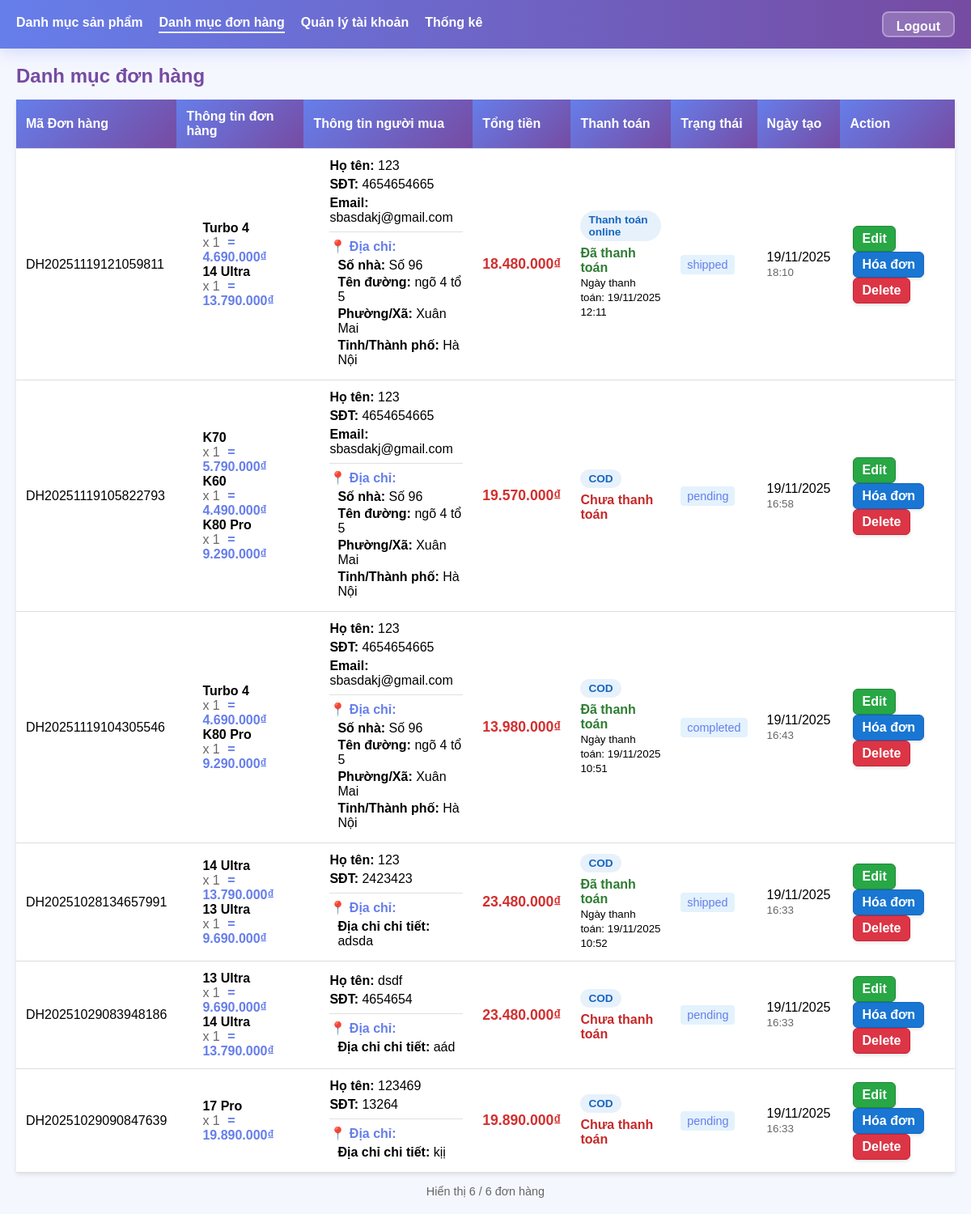
The app's page /admin/don_hang_admin.php with its own data.
### tables this page shows
CREATE TABLE `don_hang` (
  `id` int(11) NOT NULL,
  `khach_hang_id` int(11) DEFAULT NULL,
  `dia_chi_id` int(11) DEFAULT NULL,
  `ma_don_hang` varchar(50) NOT NULL,
  `thong_tin_don_hang` varchar(500) DEFAULT NULL,
  `tong_tien` decimal(12,2) DEFAULT NULL,
  `trang_thai` varchar(50) DEFAULT 'pending',
  `payment_method` varchar(20) DEFAULT 'cod',
  `payment_status` varchar(20) DEFAULT 'unpaid',
  `payment_transaction_id` varchar(100) DEFAULT NULL,
  `paid_at` datetime DEFAULT NULL,
  `payment_response_raw` text DEFAULT NULL,
  `created_at` datetime DEFAULT current_timestamp(),
  `thong_tin_nguoi_mua` varchar(350) DEFAULT NULL
);

CREATE TABLE `don_hang_chi_tiet` (
  `id` int(11) NOT NULL,
  `don_hang_id` int(11) NOT NULL,
  `san_pham_id` int(11) NOT NULL,
  `so_luong` int(11) NOT NULL DEFAULT 1,
  `gia_ban` decimal(12,2) NOT NULL,
  `thanh_tien` decimal(12,2) NOT NULL
);

CREATE TABLE `san_pham` (
  `id` int(11) NOT NULL,
  `ma_san_pham` varchar(30) NOT NULL,
  `ten_san_pham` varchar(100) DEFAULT NULL,
  `gia_san_pham` decimal(12,2) DEFAULT NULL,
  `anh_san_pham` varchar(30) DEFAULT NULL
);

CREATE TABLE `khach_hang` (
  `id` int(11) NOT NULL,
  `user_id` int(11) DEFAULT NULL,
  `ho_ten` varchar(100) NOT NULL,
  `so_dien_thoai` varchar(20) NOT NULL,
  `email` varchar(100) DEFAULT NULL,
  `created_at` datetime DEFAULT current_timestamp()
);

CREATE TABLE `dia_chi` (
  `id` int(11) NOT NULL,
  `khach_hang_id` int(11) NOT NULL,
  `dia_chi_chi_tiet` text DEFAULT NULL COMMENT 'Địa chỉ chi tiết (có thể chứa số nhà và tên đường nếu chưa tách)',
  `so_nha` varchar(50) DEFAULT NULL COMMENT 'Số nhà',
  `ten_duong` varchar(200) DEFAULT NULL COMMENT 'Tên đường/phố',
  `phuong_xa` varchar(100) DEFAULT NULL COMMENT 'Phường/Xã',
  `tinh_thanh` varchar(100) DEFAULT NULL COMMENT 'Tỉnh/Thành phố',
  `mac_dinh` tinyint(1) DEFAULT 0,
  `created_at` datetime DEFAULT current_timestamp()
);

### admin/don_hang_admin.php (the view, shortened to what the rows shown need)
<?php
$page = isset($_GET['page']) ? max(1, intval($_GET['page'])) : 1;
$perPage = 10;
$donHangRepo = new DonHangRepository();
$list_don_hang = $donHangRepo->findAllPaginated($page, $perPage);
 ?>
<!doctype html>
<html lang="en">
<head>
  <link rel="stylesheet" href="../CSS/styles_admin.css">
</head>
<body>
  <div class="container">
    <h2>Danh mục đơn hàng</h2>
  <table id ="list_tables">
    <tr>
      <th>Mã Đơn hàng</th>
      <th>Thông tin đơn hàng</th>
      <th>Thông tin người mua</th>
      <th>Tổng tiền</th>
      <th>Thanh toán</th>
      <th>Trạng thái</th>
      <th>Ngày tạo</th>
      <th>Action</th>
    </tr>
    <?php foreach($list_don_hang as $don_hang):
        $khachHang = $don_hang->getKhachHang();
        $diaChi = $don_hang->getDiaChi();
        $chiTiet = $don_hang->getChiTiet();
        $isOldFormat = empty($chiTiet) && $don_hang->getKhachHangId() === null;
    ?>
    <tr>
      <td><?= htmlspecialchars($don_hang->getMaDonHang()); ?></td>
      <td>
        <?php if ($isOldFormat): ?>
          <div class="old-order-warning">
            <em>⚠ Đơn hàng cũ - Cần migrate</em><br>
            <?php
            $db = Database::getInstance()->getConnection();
            $stmt = $db->prepare("SELECT thong_tin_don_hang FROM don_hang WHERE id = ?");
            $stmt->execute([$don_hang->getId()]);
            $oldData = $stmt->fetch(PDO::FETCH_ASSOC);
            echo $oldData['thong_tin_don_hang'] ?? 'N/A';
            ?>
          </div>
        <?php else: ?>
          <ul class="order-detail-list">
            <?php foreach($chiTiet as $ct):
                $sanPham = $ct->getSanPham();
            ?>
            <li class="order-detail-item">
        <strong><?= htmlspecialchars($sanPham ? $sanPham->getTenSanPham() : 'N/A') ?></strong>
        <span class="order-price">
        <span class="order-qty">x <?= $ct->getSoLuong() ?></span>
        = <?= $ct->getThanhTienFormatted() ?>
          </span>
          </li>
            <?php endforeach; ?>
          </ul>
        <?php endif; ?>
      </td>
      <td>
        <?php if ($isOldFormat): ?>
          <div class="old-order-warning">
            <em>⚠ Cần migrate</em><br>
            <?php
            $stmt = $db->prepare("SELECT thong_tin_nguoi_mua FROM don_hang WHERE id = ?");
            $stmt->execute([$don_hang->getId()]);
            $oldData = $stmt->fetch(PDO::FETCH_ASSOC);
            echo $oldData['thong_tin_nguoi_mua'] ?? 'N/A';
            ?>
          </div>
        <?php else: ?>
          <ul class="order-detail-list">
            <li class="order-detail-item">
              <strong>Họ tên:</strong> <?= htmlspecialchars($khachHang ? $khachHang->getHoTen() : 'N/A') ?>
            </li>
            <li class="order-detail-item">
              <strong>SĐT:</strong> <?= htmlspecialchars($khachHang ? $khachHang->getSoDienThoai() : 'N/A') ?>
            </li>
            <?php if ($khachHang && $khachHang->getEmail()): ?>
            <li class="order-detail-item">
              <strong>Email:</strong> <?= htmlspecialchars($khachHang->getEmail()) ?>
            </li>
            <?php endif; ?>
            <?php if ($diaChi): ?>
            <li class="order-detail-item order-address-separator">
              <strong class="order-address-title">📍 Địa chỉ:</strong>
            </li>
            <?php if ($diaChi->getSoNha()): ?>
            <li class="order-address-item">
              <strong>Số nhà:</strong> <?= htmlspecialchars($diaChi->getSoNha()) ?>
            </li>
            <?php endif; ?>
            <?php if ($diaChi->getTenDuong()): ?>
            <li class="order-address-item">
              <strong>Tên đường:</strong> <?= htmlspecialchars($diaChi->getTenDuong()) ?>
            </li>
            <?php endif; ?>
            <?php if ($diaChi->getPhuongXa()): ?>
            <li class="order-address-item">
              <strong>Phường/Xã:</strong> <?= htmlspecialchars($diaChi->getPhuongXa()) ?>
            </li>
            <?php endif; ?>
            <?php if ($diaChi->getTinhThanh()): ?>
            <li class="order-address-item">
              <strong>Tỉnh/Thành phố:</strong> <?= htmlspecialchars($diaChi->getTinhThanh()) ?>
            </li>
            <?php endif; ?>
            <?php if ($diaChi->getDiaChiChiTiet() && empty($diaChi->getSoNha()) && empty($diaChi->getTenDuong())): ?>
            <li class="order-address-item">
              <strong>Địa chỉ chi tiết:</strong> <?= htmlspecialchars($diaChi->getDiaChiChiTiet()) ?>
            </li>
            <?php endif; ?>
            <?php else: ?>
            <li class="order-detail-item">
              <strong>Địa chỉ:</strong> <span class="order-na">N/A</span>
            </li>
            <?php endif; ?>
          </ul>
        <?php endif; ?>
      </td>
      <td>
        <strong class="order-total-amount">
          <?= $don_hang->getTongTienFormatted(); ?>
        </strong>
      </td>
      <td>
        <div class="payment-pill">
          <?= $don_hang->getPaymentMethod() === 'online' ? 'Thanh toán online' : 'COD' ?>
        </div>
        <div class="payment-status <?= $don_hang->isPaid() ? 'paid' : 'unpaid' ?>">
          <?= $don_hang->isPaid() ? 'Đã thanh toán' : 'Chưa thanh toán' ?>
        </div>
        <?php if ($don_hang->getPaidAt()): ?>
          <small>Ngày thanh toán: <?= date('d/m/Y H:i', strtotime($don_hang->getPaidAt())) ?></small>
        <?php endif; ?>
      </td>
      <td>
        <span class="order-status-badge">
          <?= htmlspecialchars($don_hang->getTrangThai() ?: 'pending'); ?>
        </span>
      </td>
      <td>
        <?php if ($don_hang->getCreatedAt()): ?>
          <?= date('d/m/Y', strtotime($don_hang->getCreatedAt())) ?><br>
          <small class="order-time"><?= date('H:i', strtotime($don_hang->getCreatedAt())) ?></small>
        <?php else: ?>
          <span class="order-na">N/A</span>
        <?php endif; ?>
      </td>
     <td>
      <a href="edit_don_hang.php?id=<?= $don_hang->getId() ?>" class="btn btn-info">Edit</a>
      <a href="../controllers/export_invoice.php?id=<?= $don_hang->getId() ?>" class="btn btn-info" style="background:#1976d2;border-color:#1565c0;">Hóa đơn</a>
      <a onclick="return confirm('Bạn có thực sự muốn xóa đơn hàng này?')"
         href="../controllers/delete_don_hang.php?id=<?= $don_hang->getId() ?>"
         class='btn btn-danger'>Delete</a>
      </td>
    </tr>
    <?php endforeach; ?>
  </table>
</div>

### records on screen
don_hang: ma_don_hang "DH20251119121059811", khach_hang.ho_ten "123", khach_hang.so_dien_thoai "4654654665", khach_hang.email "sbasdakj@gmail.com", dia_chi.so_nha "Số 96", dia_chi.ten_duong "ngõ 4 tổ 5", dia_chi.phuong_xa "Xuân Mai", dia_chi.tinh_thanh "Hà Nội", tong_tien "18.480.000₫", payment_method "Thanh toán online", payment_status "Đã thanh toán", paid_at "19/11/2025 12:11", trang_thai "shipped", created_at "19/11/2025", created_at "18:10"
don_hang_chi_tiet: san_pham.ten_san_pham "Turbo 4", so_luong "1", thanh_tien "4.690.000₫"
don_hang_chi_tiet: san_pham.ten_san_pham "14 Ultra", so_luong "1", thanh_tien "13.790.000₫"
don_hang: ma_don_hang "DH20251119105822793", khach_hang.ho_ten "123", khach_hang.so_dien_thoai "4654654665", khach_hang.email "sbasdakj@gmail.com", dia_chi.so_nha "Số 96", dia_chi.ten_duong "ngõ 4 tổ 5", dia_chi.phuong_xa "Xuân Mai", dia_chi.tinh_thanh "Hà Nội", tong_tien "19.570.000₫", payment_method "COD", payment_status "Chưa thanh toán", trang_thai "pending", created_at "19/11/2025", created_at "16:58"
don_hang_chi_tiet: san_pham.ten_san_pham "K70", so_luong "1", thanh_tien "5.790.000₫"
don_hang_chi_tiet: san_pham.ten_san_pham "K60", so_luong "1", thanh_tien "4.490.000₫"
don_hang_chi_tiet: san_pham.ten_san_pham "K80 Pro", so_luong "1", thanh_tien "9.290.000₫"
don_hang: ma_don_hang "DH20251119104305546", khach_hang.ho_ten "123", khach_hang.so_dien_thoai "4654654665", khach_hang.email "sbasdakj@gmail.com", dia_chi.so_nha "Số 96", dia_chi.ten_duong "ngõ 4 tổ 5", dia_chi.phuong_xa "Xuân Mai", dia_chi.tinh_thanh "Hà Nội", tong_tien "13.980.000₫", payment_method "COD", payment_status "Đã thanh toán", paid_at "19/11/2025 10:51", trang_thai "completed", created_at "19/11/2025", created_at "16:43"
don_hang_chi_tiet: san_pham.ten_san_pham "Turbo 4", so_luong "1", thanh_tien "4.690.000₫"
don_hang_chi_tiet: san_pham.ten_san_pham "K80 Pro", so_luong "1", thanh_tien "9.290.000₫"
don_hang: ma_don_hang "DH20251028134657991", khach_hang.ho_ten "123", khach_hang.so_dien_thoai "2423423", dia_chi.dia_chi_chi_tiet "adsda", tong_tien "23.480.000₫", payment_method "COD", payment_status "Đã thanh toán", paid_at "19/11/2025 10:52", trang_thai "shipped", created_at "19/11/2025", created_at "16:33"
don_hang_chi_tiet: san_pham.ten_san_pham "14 Ultra", so_luong "1", thanh_tien "13.790.000₫"
don_hang_chi_tiet: san_pham.ten_san_pham "13 Ultra", so_luong "1", thanh_tien "9.690.000₫"
don_hang: ma_don_hang "DH20251029083948186", khach_hang.ho_ten "dsdf", khach_hang.so_dien_thoai "4654654", dia_chi.dia_chi_chi_tiet "aád", tong_tien "23.480.000₫", payment_method "COD", payment_status "Chưa thanh toán", trang_thai "pending", created_at "19/11/2025", created_at "16:33"
don_hang_chi_tiet: san_pham.ten_san_pham "13 Ultra", so_luong "1", thanh_tien "9.690.000₫"
don_hang_chi_tiet: san_pham.ten_san_pham "14 Ultra", so_luong "1", thanh_tien "13.790.000₫"
don_hang: ma_don_hang "DH20251029090847639", khach_hang.ho_ten "123469", khach_hang.so_dien_thoai "13264", dia_chi.dia_chi_chi_tiet "kịị", tong_tien "19.890.000₫", payment_method "COD", payment_status "Chưa thanh toán", trang_thai "pending", created_at "19/11/2025", created_at "16:33"
don_hang_chi_tiet: san_pham.ten_san_pham "17 Pro", so_luong "1", thanh_tien "19.890.000₫"

### other values on screen
count($list_don_hang) "6"
$totalItems "6"
